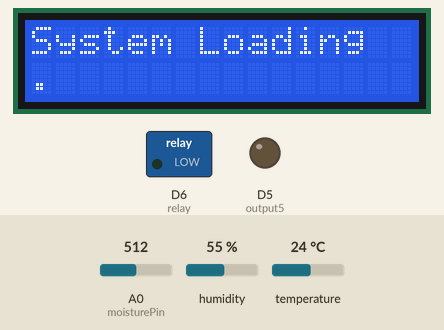
This sketch was run on a simulated ESP8266 (NodeMCU). Parts: 16×2 character LCD, switched loads named in the sketch (green lamp = pin HIGH), output pins drawn as LEDs (lit = HIGH). Inputs (shaded band) come from the test bench; at power-on: A0 (moisturePin) = 512, humidity 55 %, temperature 24 °C. WiFi joins after 1.5 s; servers stay silent unless stated; uploads are accepted with an empty reply; what the sketch prints to the serial monitor is not drawn.

Above: at 0.1 s.
At 15.9 s:
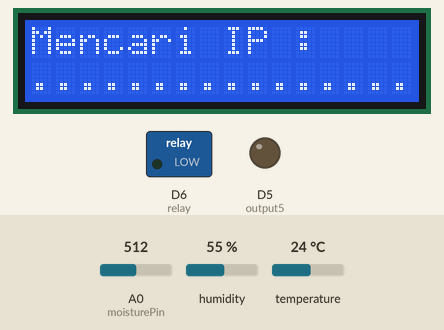
At 21.4 s:
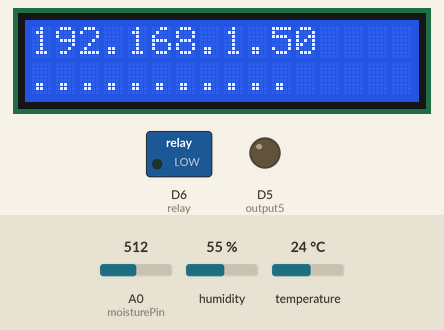
At 26.6 s:
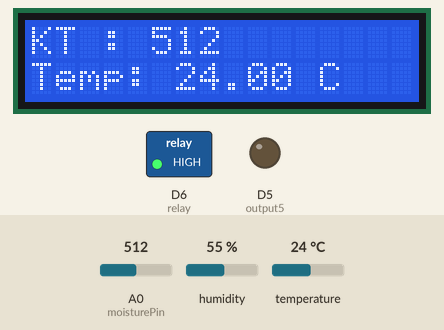
Timing chart, 0 to 28.1 s (numbered marks = the images above):
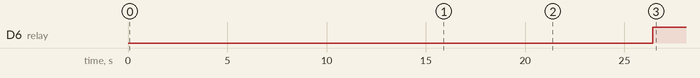

Measured:
- by itself, D6 (relay): LOW → HIGH at 26.4 s
- what the display in image 1 shows lasts 0.6 s, from 15.8 s to 16.4 s

The sketch:

alat.ino
```cpp
#include <Wire.h>
#include <DHT.h>
#include <LiquidCrystal_I2C.h>
#include <ESP8266WiFi.h>

#include <ESP8266WiFi.h>
#include <ESP8266HTTPClient.h>
#include <WiFiClient.h>

const char* ssid     = "esp8266";
const char* password = "1234567890";
const char *serverName = "http://192.168.43.1/ta-cici/api/sensor/save";
WiFiServer server(80);

String header;

String output5State = "off";
LiquidCrystal_I2C lcd(0x27, 16, 2);

// Assign output variables to GPIO pins
const int output5 = D5;
const int relay = D6;
const int moisturePin = A0;

// DHT SENSOR
const int DHTPin = D3;
const int DHTType = DHT11;
DHT dht(DHTPin, DHTType);


// Current time
unsigned long currentTime = millis();
// Previous time
unsigned long previousTime = 0;
// Define timeout time in milliseconds (example: 2000ms = 2s)
const long timeoutTime = 2000;

void setup() {

  Serial.begin(115200);
  dht.begin();
  pinMode(output5, OUTPUT);
  pinMode(relay, OUTPUT);


  digitalWrite(output5, LOW);
  digitalWrite(relay, LOW);

  // Connect to Wi-Fi network with SSID and password
  Serial.print("Connecting to ");
  Serial.println(ssid);
  WiFi.begin(ssid, password);


  // LCD KONTROLLER ===============
  // SPLASH SCREEN
   int nilai_kelembaban = analogRead(moisturePin);
  lcd.setCursor(1, 0);
  lcd.init();
  lcd.backlight();
  lcd.print("System Loading");
  for (int a = 0; a <= 15; a++) {
    lcd.setCursor(a, 1);
    lcd.print(".");
    delay(500);
  }
  lcd.clear();


// PROSES CEK SSID
  lcd.init();
  lcd.backlight();
  lcd.setCursor(0, 1);
  lcd.print("Connect To : ");
  lcd.setCursor(1, 1);
  lcd.print(ssid);
  lcd.clear();

  // END LCD CONTROLLER ===========
  while (WiFi.status() != WL_CONNECTED) {
    delay(500);

    Serial.print(" . ");
    Serial.print("");
  }
  // Print local IP address and start web server
  Serial.println("");
  Serial.println("WiFi connected.");
  Serial.println("IP address: ");
  Serial.println(WiFi.localIP());
  server.begin();


// MENCARI IP
  lcd.init();
  lcd.backlight();
  lcd.print("Mencari IP :");
  for (int a = 0; a <= 15; a++) {
    lcd.setCursor(a, 1);
    lcd.print(".");
    delay(500);
  }
  lcd.clear();


// MENAMPILKAN IP WIFI
  lcd.init();
  lcd.backlight();
  lcd.print(WiFi.localIP());
  server.begin();
  for (int a = 0; a <= 15; a++) {
    lcd.setCursor(a, 1);
    lcd.print(".");
    delay(500);
  }
  lcd.clear();


}

void loop(){
  int moistureValue = analogRead(moisturePin); // Read the soil moisture value

  float temperature = dht.readTemperature();
  float humidity = dht.readHumidity();

  // Cek apakah pembacaan sukses
  if (isnan(temperature) || isnan(humidity)) {
    Serial.println("Failed to read from DHT sensor!");
    return;
  }

  // Tampilkan nilai suhu dan kelembaban di Serial Monitor
  Serial.print("Temperature: ");
  Serial.print(temperature);
  Serial.print(" °C\t");
  Serial.print("Humidity: ");
  Serial.print(humidity);
  Serial.println(" %");

  // Tunggu selama 2 detik sebelum membaca data kembali
  delay(2000);
String ip;
if(moistureValue < 600){
  Serial.print("Moisture: ");
  Serial.println(moistureValue);
  digitalWrite(relay, HIGH);

  lcd.init();
  lcd.backlight();
  lcd.print("KT : ");
  lcd.print(moistureValue);
  lcd.setCursor(0, 1);
  lcd.print("Temp: ");
  lcd.print(temperature);
  lcd.print(" C");
}else{
  Serial.print("Moisture: ");
  Serial.println(moistureValue);
  digitalWrite(relay, LOW);
  lcd.init();
  lcd.backlight();
  lcd.print("KT : ");
  lcd.print(moistureValue);
  lcd.setCursor(0, 1);
  lcd.print("Temp: ");
  lcd.print(temperature);
  lcd.print(" C");

  Serial.println(WiFi.localIP());
  server.begin();

}
delay(2000);


  // ======================================
  WiFiClient client = server.available();   // Listen for incoming clients

  // PROSES STORE DATA=======================
   if (WiFi.status() == WL_CONNECTED)
    {
        WiFiClient client;
        HTTPClient http;

        String
        r1, r2, r3,r4,ip;

  r1 = String(moistureValue);
  r2 = String(temperature);
  r3 = String(humidity);


        http.begin(client, serverName);

        http.addHeader("Content-Type", "application/x-www-form-urlencoded");


        String httpRequestData = "moistureValue="+r1
                              +"&temperature="+r2
                              +"&humidity="+r3;

        Serial.print("httpRequestData: ");
        Serial.println(httpRequestData);

        int httpResponseCode = http.POST(httpRequestData);

        if (httpResponseCode > 0)
        {
            Serial.print("HTTP Response code: ");
            Serial.println(httpResponseCode);
        }
        else
        {
            Serial.print("Error code: ");
            Serial.println(httpResponseCode);
        }
        http.end();


  delay(2000);

    }
    // END STORE DATA =======================================


  if (client) {                             // If a new client connects,
    Serial.println("New Client.");          // print a message out in the serial port
    String currentLine = "";                // make a String to hold incoming data from the client
    currentTime = millis();
    previousTime = currentTime;
    while (client.connected() && currentTime - previousTime <= timeoutTime) { // loop while the client's connected
      currentTime = millis();
      if (client.available()) {             // if there's bytes to read from the client,
        char c = client.read();             // read a byte, then
        Serial.write(c);                    // print it out the serial monitor
        header += c;
        if (c == '\n') {                    // if the byte is a newline character
          // if the current line is blank, you got two newline characters in a row.
          // that's the end of the client HTTP request, so send a response:
          if (currentLine.length() == 0) {
            // HTTP headers always start with a response code (e.g. HTTP/1.1 200 OK)
            // and a content-type so the client knows what's coming, then a blank line:
            client.println("HTTP/1.1 200 OK");
            client.println("Content-type:text/html");
            client.println("Connection: close");
            client.println();

            // turns the GPIOs on and off
            if (header.indexOf("GET /5/on") >= 0) {
              Serial.println("GPIO 5 on");
              output5State = "on";
              digitalWrite(output5, HIGH);
            } else if (header.indexOf("GET /5/off") >= 0) {
              Serial.println("GPIO 5 off");
              output5State = "off";
              digitalWrite(output5, LOW);
            }

            // Display the HTML web page
            client.println("<!DOCTYPE html><html>");
            client.println("<head><meta name=\"viewport\" content=\"width=device-width, initial-scale=1\">");
            client.println("<link rel=\"icon\" href=\"data:,\">");
            // CSS to style the on/off buttons
            // Feel free to change the background-color and font-size attributes to fit your preferences
            client.println("<style>html { font-family: Helvetica; display: inline-block; margin: 0px auto; text-align: center;}");
            client.println(".button { background-color: #195B6A; border: none; width:100%; height: 300px color: white; padding: 16px 40px;");
            client.println("text-decoration: none; font-size: 30px; margin: 2px; cursor: pointer;}");
            client.println(".button2 {background-color: #77878A;}</style></head>");

            // Web Page Heading

            // If the output5State is off, it displays the ON button
            if (output5State=="off") {
              client.println("<p><a href=\"/5/on\"><button class=\"button\">ON</button></a></p>");
            } else {
              client.println("<p><a href=\"/5/off\"><button class=\"button button2\">OFF</button></a></p>");
            }

            client.println("</body></html>");

            // The HTTP response ends with another blank line
            client.println();
            // Break out of the while loop
            break;
          } else { // if you got a newline, then clear currentLine
            currentLine = "";
          }
        } else if (c != '\r') {  // if you got anything else but a carriage return character,
          currentLine += c;      // add it to the end of the currentLine
        }
      }
    }
    // Clear the header variable
    header = "";
    // Close the connection
    client.stop();
    Serial.println("Client disconnected.");
    Serial.println("");


  }
}
```
